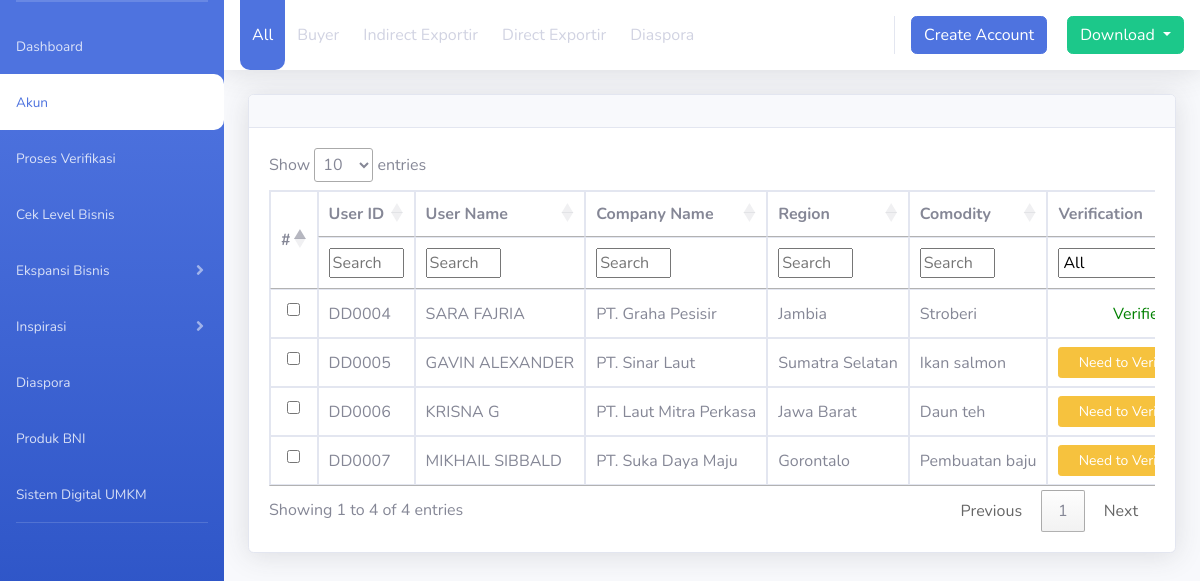
The page /index.php/akun on the database its author committed.
### tables this page shows
CREATE TABLE `data_usaha` (
  `id_usaha` int(10) NOT NULL,
  `nama_usaha` varchar(50) NOT NULL,
  `domisili_perusahaan` varchar(50) NOT NULL,
  `email_perusahaan` varchar(70) NOT NULL,
  `website` text NOT NULL,
  `bidang_usaha` varchar(50) NOT NULL,
  `komoditi_usaha` varchar(50) NOT NULL,
  `skala` varchar(50) NOT NULL,
  `satuan` varchar(50) NOT NULL,
  `nib` varchar(50) NOT NULL,
  `npwp_perusahaan` varchar(50) NOT NULL,
  `no_siup` varchar(50) NOT NULL,
  `no_peb` varchar(50) NOT NULL,
  `no_akta` varchar(50) NOT NULL,
  `verified` varchar(50) NOT NULL,
  `qyc_nib` tinyint(4) NOT NULL,
  `qyc_npwp` tinyint(4) NOT NULL,
  `qyc_siup` tinyint(4) NOT NULL,
  `qyc_peb` tinyint(4) NOT NULL,
  `qyc_akta` tinyint(4) NOT NULL,
  `qyc_domisili` tinyint(4) NOT NULL,
  `foto_nib` varchar(500) DEFAULT NULL,
  `foto_npwp` varchar(500) DEFAULT NULL,
  `foto_siup` varchar(500) DEFAULT NULL,
  `foto_peb` varchar(500) DEFAULT NULL,
  `foto_akta` varchar(500) DEFAULT NULL,
  `foto_domisili` varchar(500) DEFAULT NULL,
  `kd_data_diri` varchar(20) DEFAULT NULL
);

CREATE TABLE `data_diri` (
  `id_data_diri` int(10) NOT NULL,
  `kd_data_diri` varchar(20) NOT NULL,
  `nik` varchar(30) NOT NULL,
  `nama_pemilik` varchar(100) NOT NULL,
  `npwp` varchar(30) NOT NULL,
  `no_telp` varchar(15) NOT NULL,
  `email` varchar(70) NOT NULL,
  `domisili` varchar(100) NOT NULL,
  `foto` varchar(100) DEFAULT NULL,
  `user_type` varchar(20) NOT NULL,
  `verifikasi` varchar(50) NOT NULL,
  `date_create` date NOT NULL,
  `priority` varchar(50) DEFAULT NULL,
  `verifikasi_date` date DEFAULT NULL,
  `assigned_officer` varchar(50) DEFAULT NULL,
  `negara_officer` varchar(45) DEFAULT NULL,
  `kota_officer` varchar(45) DEFAULT NULL
);

### application/models/Akun_model.php (called while the page is built, shortened)
<?php
class akun_model extends CI_ModeL
{
    public function all_data()
    {
        $this->db->select('data_diri.kd_data_diri, data_diri.nik, data_diri.nama_pemilik, data_usaha.nama_usaha, data_usaha.komoditi_usaha, data_diri.verifikasi, data_usaha.domisili_perusahaan, data_diri.user_type, data_diri.date_create');
        $this->db->from('data_usaha');
        $this->db->join('data_diri', 'data_diri.kd_data_diri=data_usaha.kd_data_diri');
        $this->db->order_by('data_diri.kd_data_diri', 'ASC');
        $query = $this->db->get();
        return $query->result();
    }
}

### application/controllers/Akun.php (called while the page is built, shortened)
<?php
class akun extends CI_Controller
{
    function index()
    {
        $data = array(
            'title' => 'Form Akun',
            'header' => 'template/header',
            'menu' => 'template/menu',
            'content' => 'template/content',
            'footer' => 'template/footer',
            'app' => 'akun',
            'akun' => $this->akun->all_data(),
        );
    }
}

### index.php (called while the page is built, shortened)
<?php
require_once BASEPATH.'core/CodeIgniter.php';

### application/views/akun.php (the view, shortened to what this page needs)
<div class="card shadow mb-4">
    <div class="card-header py-3">
    </div>
    <div class="card-body">
        <div class="table-responsive">
            <table class="table table-bordered" id="dataTable" width="100%" cellspacing="0">
                <thead>
                    <tr>
                        <th rowspan="2" class="align-middle">#</th>
                        <th>User ID</th>
                        <th>User Name</th>
                        <th>Company Name</th>
                        <th>Region</th>
                        <th>Comodity</th>
                        <th>Verification</th>
                    </tr>
                    <tr>
                        <th class="searchHeader">Search</th>
                        <th class="searchHeader">Search</th>
                        <th class="searchHeader">Search</th>
                        <th class="searchHeader">Search</th>
                        <th class="searchHeader">Search</th>
                        <th class="searchHeader">Verification</th>
                    </tr>
                </thead>
                <tbody>
                    <?php foreach ($akun as $rs) : ?>
                        <tr onclick="sData(this)">
                            <td style="text-align:right; white-space:nowrap;"><input class="form-check-input" type="checkbox" onclick="csData(this)" value="option1"></td>
                            <td style="vertical-align: middle; white-space:nowrap;"><?= $rs->kd_data_diri; ?></td>
                            <td style="vertical-align: middle; white-space:nowrap;"><?= $rs->nama_pemilik; ?></td>
                            <td style="vertical-align: middle; white-space:nowrap;"><?= $rs->nama_usaha; ?></td>
                            <td style="vertical-align: middle; white-space:nowrap;"><?= $rs->domisili_perusahaan; ?></td>
                            <td style="vertical-align: middle; white-space:nowrap;"><?= $rs->komoditi_usaha; ?></td>
                            <td style="vertical-align: middle; white-space:nowrap;"> <?php if ($rs->verifikasi == 0) { ?>
                                    <a href="<?= site_url('detail_akun'); ?>/index/<?= $rs->kd_data_diri; ?>" class="btn btn-warning btn-sm" style="width: 100%;">Need to Verification </a>
                                <?php } else { ?> <div style="color:green; text-align:center;"> Verified</div> <?php } ?>
                        </tr>
                    <?php endforeach ?>
                </tbody>
            </table>
        </div>
    </div>
</div>

### rows shown on the page
data_usaha: kd_data_diri.kd_data_diri "DD0004", kd_data_diri.nama_pemilik "SARA FAJRIA", nama_usaha "PT. Graha Pesisir", domisili_perusahaan "Jambia", komoditi_usaha "Stroberi", shows "Verified"
data_usaha: kd_data_diri.kd_data_diri "DD0005", kd_data_diri.nama_pemilik "GAVIN ALEXANDER", nama_usaha "PT. Sinar Laut", domisili_perusahaan "Sumatra Selatan", komoditi_usaha "Ikan salmon"
data_usaha: kd_data_diri.kd_data_diri "DD0006", kd_data_diri.nama_pemilik "KRISNA G", nama_usaha "PT. Laut Mitra Perkasa", domisili_perusahaan "Jawa Barat", komoditi_usaha "Daun teh"
data_usaha: kd_data_diri.kd_data_diri "DD0007", kd_data_diri.nama_pemilik "MIKHAIL SIBBALD", nama_usaha "PT. Suka Daya Maju", domisili_perusahaan "Gorontalo", komoditi_usaha "Pembuatan baju"
